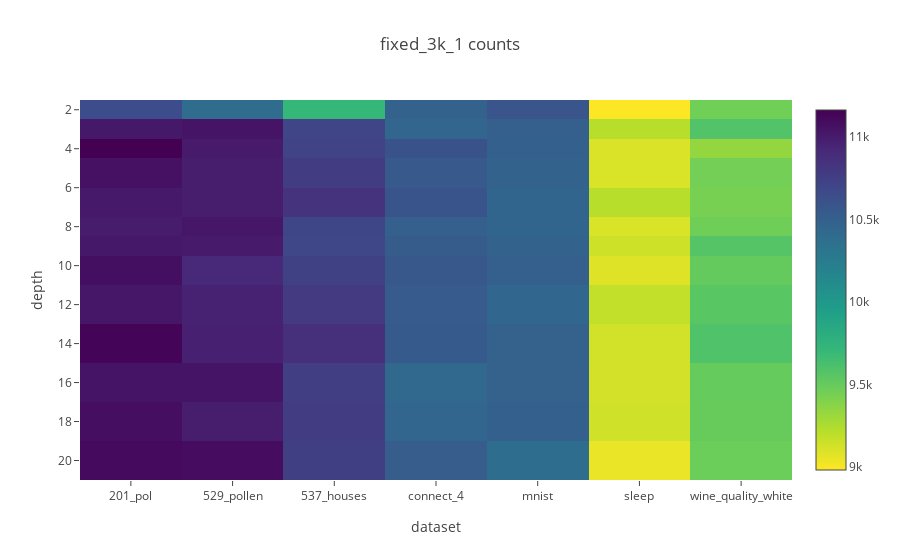

Write notebook code for a chart like this one.
### Code cell
data = df[df["group"] == "fixed_3k_1"].groupby(["depth","dataset"]).sum()["count"].unstack()

px.imshow(data,
         title="fixed_3k_1 counts")

### Figure 1 — Plotly figure (JSON) as saved in the notebook; plotly's stock layout.template omitted (floating-point values rounded to 4 significant figures)
{"data": [{"coloraxis": "coloraxis", "hovertemplate": "dataset: %{x}<br>depth: %{y}<br>color: %{z}<extra></extra>", "name": "0", "type": "heatmap", "x": ["201_pol", "529_pollen", "537_houses", "connect_4", "mnist", "sleep", "wine_quality_white"], "xaxis": "x", "y": [2, 3, 4, 5, 7, 8, 9, 10, 12, 14, 16, 18, 20], "yaxis": "y", "z": [[10654, 10397, 9707, 10477, 10586, 8982, 9459], [11018, 11043, 10708, 10454, 10510, 9216, 9587], [11163, 11009, 10722, 10607, 10499, 9101, 9339], [11063, 10992, 10771, 10550, 10476, 9102, 9448], [11015, 10988, 10843, 10592, 10456, 9221, 9436], [10998, 11028, 10700, 10507, 10458, 9103, 9466], [11023, 11006, 10693, 10526, 10477, 9142, 9577], [11074, 10910, 10734, 10572, 10502, 9083, 9504], [11031, 10963, 10789, 10534, 10442, 9180, 9554], [11143, 10969, 10862, 10545, 10484, 9127, 9596], [11044, 11044, 10757, 10434, 10486, 9125, 9500], [11081, 10990, 10770, 10451, 10496, 9133, 9496], [11104, 11092, 10752, 10524, 10394, 9045, 9479]]}], "layout": {"coloraxis": {"colorscale": [[0, "#fde725"], [0.1111, "#b5de2b"], [0.2222, "#6ece58"], [0.3333, "#35b779"], [0.4444, "#1f9e89"], [0.5556, "#26828e"], [0.6667, "#31688e"], [0.7778, "#3e4989"], [0.8889, "#482878"], [1, "#440154"]]}, "title": {"text": "fixed_3k_1 counts"}, "xaxis": {"anchor": "y", "constrain": "domain", "domain": [0, 1], "scaleanchor": "y", "title": {"text": "dataset"}}, "yaxis": {"anchor": "x", "autorange": "reversed", "constrain": "domain", "domain": [0, 1], "title": {"text": "depth"}}}}
